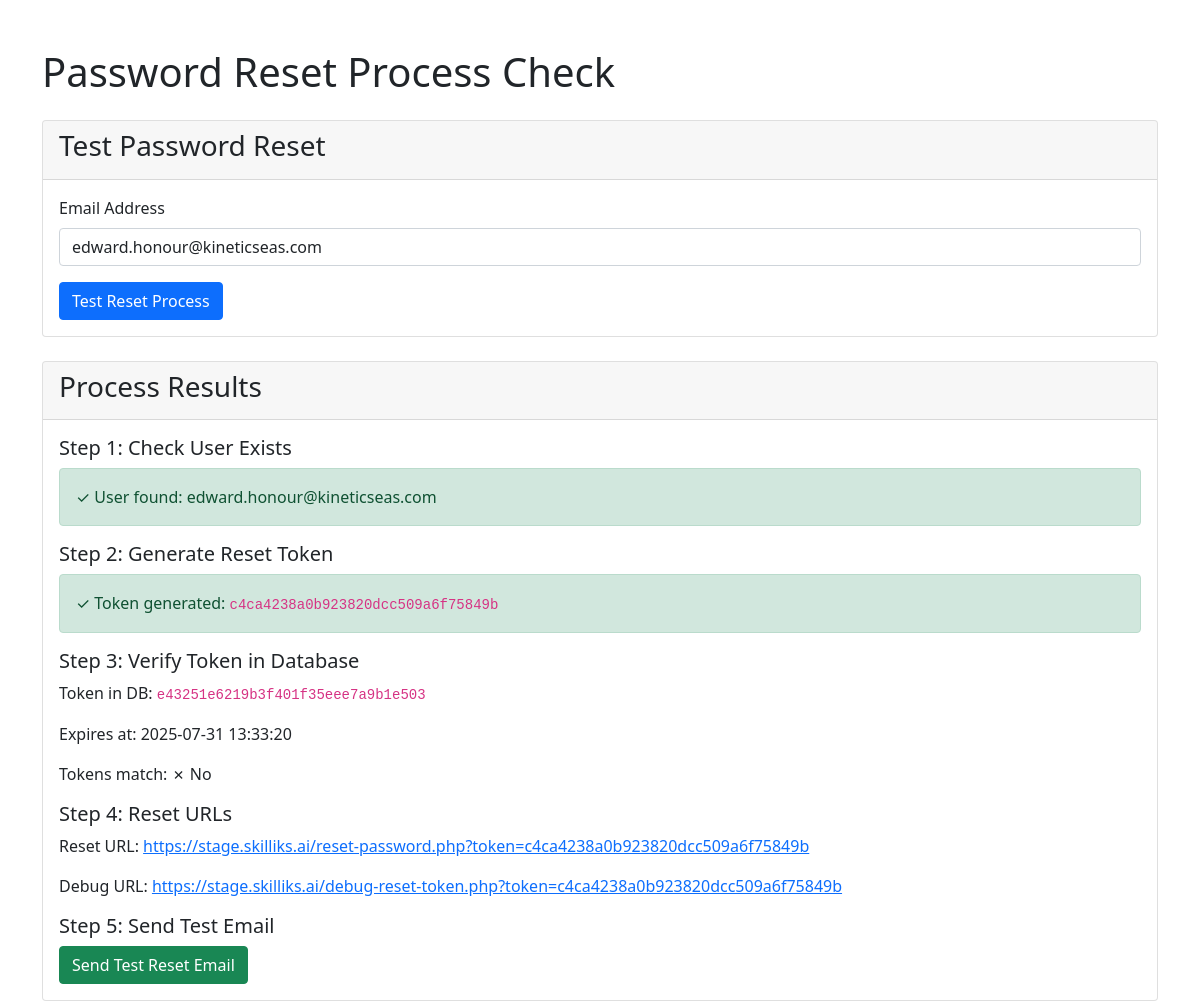
/html/check-reset-process.php?email=edward.honour@kineticseas.com, run on the app's committed database.
### tables this page shows
CREATE TABLE `users` (
  `id` int(10) UNSIGNED NOT NULL,
  `email` varchar(255) NOT NULL,
  `global_role` enum('user','admin') DEFAULT 'user',
  `password_hash` varchar(255) NOT NULL,
  `api_key` varchar(64) DEFAULT NULL,
  `is_active` tinyint(1) NOT NULL DEFAULT 1,
  `first_name` varchar(100) NOT NULL,
  `last_name` varchar(100) NOT NULL,
  `slug` varchar(255) DEFAULT NULL,
  `student_id` varchar(50) DEFAULT NULL,
  `github_username` varchar(100) DEFAULT NULL,
  `plan` varchar(20) NOT NULL DEFAULT 'all',
  `profile_photo` varchar(255) DEFAULT NULL,
  `bio` text DEFAULT NULL,
  `skills` text DEFAULT NULL,
  `email_verified` tinyint(1) DEFAULT 0,
  `verification_token` varchar(100) DEFAULT NULL,
  `reset_token` varchar(100) DEFAULT NULL,
  `reset_token_expires` datetime DEFAULT NULL,
  `default_community_id` int(10) UNSIGNED DEFAULT NULL,
  `notification_preferences` longtext DEFAULT NULL CHECK (json_valid(`notification_preferences`)),
  `last_login` datetime DEFAULT NULL,
  `created_at` timestamp NULL DEFAULT current_timestamp(),
  `updated_at` timestamp NULL DEFAULT current_timestamp() ON UPDATE current_timestamp(),
  `skill_level` enum('beginner','intermediate','advanced','expert') DEFAULT 'beginner',
  `years_programming_experience` int(11) DEFAULT 0,
  `years_project_management_experience` int(11) DEFAULT 0,
  `programming_languages` text DEFAULT NULL,
  `database_technologies` text DEFAULT NULL,
  `timezone` varchar(50) DEFAULT NULL,
  `best_meeting_times` text DEFAULT NULL,
  `availability_hours` longtext DEFAULT NULL CHECK (json_valid(`availability_hours`)),
  `preferred_work_schedule` enum('full_time','part_time','flexible','weekends_only') DEFAULT 'flexible',
  `max_projects` int(11) DEFAULT 2,
  `leadership_interest` tinyint(1) DEFAULT 0,
  `mentoring_available` tinyint(1) DEFAULT 0,
  `remote_preference` enum('remote_only','hybrid','in_person','flexible') DEFAULT 'flexible',
  `ai_assisted_coding_current` decimal(2,1) DEFAULT 0.0,
  `ai_assisted_coding_goal` decimal(2,1) DEFAULT 0.0,
  `mcp_servers_current` decimal(2,1) DEFAULT 0.0,
  `mcp_servers_goal` decimal(2,1) DEFAULT 0.0,
  `ai_automations_current` decimal(2,1) DEFAULT 0.0,
  `ai_automations_goal` decimal(2,1) DEFAULT 0.0,
  `startup_operations_current` decimal(2,1) DEFAULT 0.0,
  `startup_operations_goal` decimal(2,1) DEFAULT 0.0,
  `ai_security_current` decimal(2,1) DEFAULT 0.0,
  `ai_security_goal` decimal(2,1) DEFAULT 0.0,
  `ai_infrastructure_current` decimal(2,1) DEFAULT 0.0,
  `ai_infrastructure_goal` decimal(2,1) DEFAULT 0.0,
  `rag_current` decimal(2,1) DEFAULT 0.0,
  `rag_goal` decimal(2,1) DEFAULT 0.0,
  `local_models_current` decimal(2,1) DEFAULT 0.0,
  `local_models_goal` decimal(2,1) DEFAULT 0.0,
  `supervised_fine_tuning_current` decimal(2,1) DEFAULT 0.0,
  `supervised_fine_tuning_goal` decimal(2,1) DEFAULT 0.0,
  `location_address` varchar(255) DEFAULT NULL COMMENT 'User-entered address or location',
  `location_city` varchar(100) DEFAULT NULL,
  `location_state` varchar(100) DEFAULT NULL,
  `location_country` varchar(100) DEFAULT NULL,
  `location_latitude` decimal(10,8) DEFAULT NULL COMMENT 'Latitude coordinate for map display',
  `location_longitude` decimal(11,8) DEFAULT NULL COMMENT 'Longitude coordinate for map display',
  `location_updated_at` timestamp NULL DEFAULT NULL COMMENT 'When location was last updated',
  `location_privacy` enum('public','community','private') DEFAULT 'community' COMMENT 'Who can see this users location',
  `notification_enabled` tinyint(1) DEFAULT 1,
  `notification_sound` tinyint(1) DEFAULT 1
);

### html/config/database.php (called while the page is built, shortened)
<?php
$db_config = [
    'host' => 'localhost',
    'port' => 3306,
    'dbname' => 'project_tracker',
    'username' => 'project_tracker',
    'password' => '#gemini-cli-replacement123#',
    'charset' => 'utf8mb4',
    'options' => [
        PDO::ATTR_ERRMODE => PDO::ERRMODE_EXCEPTION,
        PDO::ATTR_DEFAULT_FETCH_MODE => PDO::FETCH_ASSOC,
        PDO::ATTR_EMULATE_PREPARES => false,
        PDO::MYSQL_ATTR_INIT_COMMAND => "SET NAMES utf8mb4 COLLATE utf8mb4_unicode_ci"
    ]
];
$dsn = "mysql:host={$db_config['host']};port={$db_config['port']};dbname={$db_config['dbname']};charset={$db_config['charset']}";
class Database {
    private static $instance = null;
    private $pdo;
    private function __construct() {
        global $dsn, $db_config;
        try {
            $this->pdo = new PDO($dsn, $db_config['username'], $db_config['password'], $db_config['options']);
        } catch (PDOException $e) {
            die("Database connection failed: " . $e->getMessage());
        }
    }
    public static function getInstance() {
        if (self::$instance === null) {
            self::$instance = new Database();
        }
        return self::$instance;
    }
    public function getConnection() {
        return $this->pdo;
    }
}

### html/classes/User.php (called while the page is built, shortened)
<?php
require_once dirname(dirname(__FILE__)) . '/config/database.php';
require_once dirname(dirname(__FILE__)) . '/config/functions.php';
class User {
    private $db;
    public function __construct() {
        $this->db = Database::getInstance()->getConnection();
    }
    public function findByEmail($email) {
        $stmt = $this->db->prepare("SELECT * FROM users WHERE email = :email");
        $stmt->execute([':email' => $email]);
        return $stmt->fetch();
    }
    public function generateResetToken($email) {
        $user = $this->findByEmail($email);
        $token = generateRandomString(32);
        $expires = date('Y-m-d H:i:s', strtotime('+1 day'));
        $stmt = $this->db->prepare("
            UPDATE users
            SET reset_token = :token, reset_token_expires = :expires
            WHERE id = :id
        ");
        $stmt->execute([
            ':token' => $token,
            ':expires' => $expires,
            ':id' => $user['id']
        ]);
        return $token;
    }
}

### html/config/functions.php (called while the page is built, shortened)
<?php
function generateRandomString($length = 32) {
    return bin2hex(random_bytes($length / 2));
}

### html/check-reset-process.php (the view, shortened to what this page needs)
<?php
require_once 'config/database.php';
require_once 'classes/User.php';
$email = $_GET['email'] ?? '';
?>
<!DOCTYPE html>
<html lang="en">
<head>
    <link href="https://cdn.jsdelivr.net/npm/bootstrap@5.1.3/dist/css/bootstrap.min.css" rel="stylesheet">
</head>
<body>
    <div class="container mt-5">
        <h1>Password Reset Process Check</h1>
        <div class="card mt-4">
            <div class="card-header">
                <h3>Test Password Reset</h3>
            </div>
            <div class="card-body">
                <form method="get">
                    <div class="mb-3">
                        <label for="email" class="form-label">Email Address</label>
                        <input type="email" class="form-control" id="email" name="email" value="<?php echo htmlspecialchars($email); ?>" required>
                    </div>
                    <button type="submit" class="btn btn-primary">Test Reset Process</button>
                </form>
            </div>
        </div>
        <?php if (!empty($email)): ?>
        <div class="card mt-4">
            <div class="card-header">
                <h3>Process Results</h3>
            </div>
            <div class="card-body">
                <?php
                try {
                    $db = getDB();
                    $user = new User($db);
                    echo "<h5>Step 1: Check User Exists</h5>";
                    $stmt = $db->prepare("SELECT id, email, first_name FROM users WHERE email = ?");
                    $stmt->execute([$email]);
                    $userData = $stmt->fetch();
                    if ($userData) {
                        echo "<div class='alert alert-success'>✓ User found: " . htmlspecialchars($userData['email']) . "</div>";
                        echo "<h5>Step 2: Generate Reset Token</h5>";
                        $token = $user->generateResetToken($email);
                        if ($token) {
                            echo "<div class='alert alert-success'>✓ Token generated: <code>" . htmlspecialchars($token) . "</code></div>";
                            echo "<h5>Step 3: Verify Token in Database</h5>";
                            $stmt2 = $db->prepare("SELECT reset_token, reset_token_expires FROM users WHERE id = ?");
                            $stmt2->execute([$userData['id']]);
                            $tokenData = $stmt2->fetch();
                            echo "<p>Token in DB: <code>" . htmlspecialchars($tokenData['reset_token']) . "</code></p>";
                            echo "<p>Expires at: " . htmlspecialchars($tokenData['reset_token_expires']) . "</p>";
                            echo "<p>Tokens match: " . ($token === $tokenData['reset_token'] ? '✓ Yes' : '✗ No') . "</p>";
                            echo "<h5>Step 4: Reset URLs</h5>";
                            $resetUrl = 'https://stage.skilliks.ai/reset-password.php?token=' . $token;
                            $debugUrl = 'https://stage.skilliks.ai/debug-reset-token.php?token=' . $token;
                            echo "<p>Reset URL: <a href='" . htmlspecialchars($resetUrl) . "' target='_blank'>" . htmlspecialchars($resetUrl) . "</a></p>";
                            echo "<p>Debug URL: <a href='" . htmlspecialchars($debugUrl) . "' target='_blank'>" . htmlspecialchars($debugUrl) . "</a></p>";
                            echo "<h5>Step 5: Send Test Email</h5>";
                            echo "<form method='post' action='send-test-reset.php'>";
                            echo "<button type='submit' class='btn btn-success'>Send Test Reset Email</button>";
                            echo "</form>";
                        } else {
                            echo "<div class='alert alert-danger'>✗ Failed to generate token</div>";
                        }
                    } else {
                        echo "<div class='alert alert-warning'>No user found with email: " . htmlspecialchars($email) . "</div>";
                    }
                } catch (Exception $e) {
                    echo "<div class='alert alert-danger'>Error: " . htmlspecialchars($e->getMessage()) . "</div>";
                }
                ?>
            </div>
        </div>
        <?php endif; ?>
    </div>
</body>
</html>

### data on the page
users: email "edward.honour@kineticseas.com", id "c4ca4238a0b923820dcc509a6f75849b", reset_token "e43251e6219b3f401f35eee7a9b1e503", reset_token_expires "2025-07-31 13:33:20", id "https://stage.skilliks.ai/reset-password.php?token=c4ca4238a0b923820dcc509a6f75849b", id "https://stage.skilliks.ai/debug-reset-token.php?token=c4ca4238a0b923820dcc509a6f75849b"
